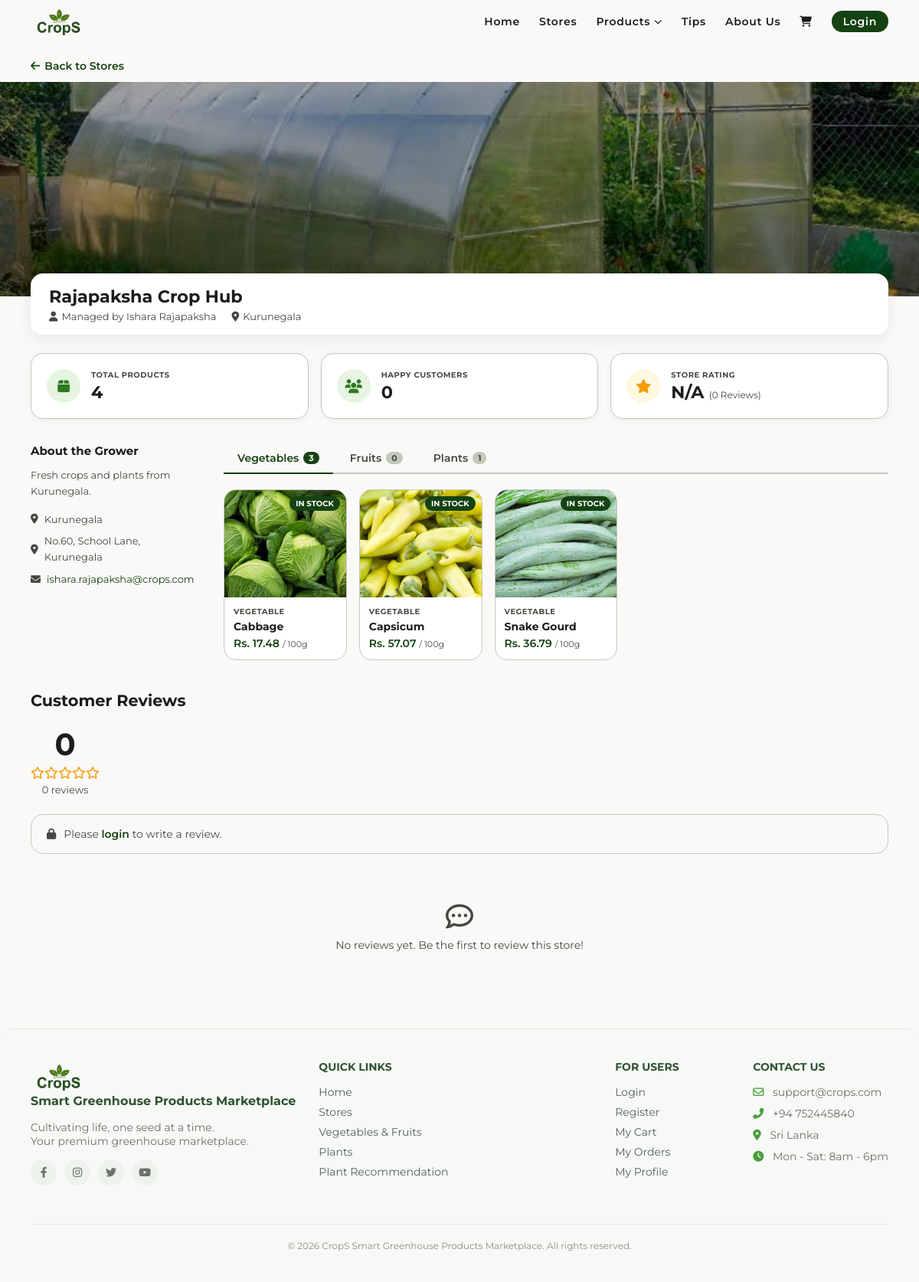
The page /stores.php?id=5 on the database its author committed.
### tables this page shows
CREATE TABLE `stores` (
  `id` int(11) NOT NULL,
  `owner_id` int(11) NOT NULL,
  `store_name` varchar(100) NOT NULL,
  `description` text DEFAULT NULL,
  `city` varchar(50) NOT NULL,
  `image` varchar(255) DEFAULT NULL,
  `status` enum('active','pending') NOT NULL DEFAULT 'pending',
  `created_at` timestamp NOT NULL DEFAULT current_timestamp()
);

CREATE TABLE `users` (
  `id` int(11) NOT NULL,
  `full_name` varchar(100) NOT NULL,
  `email` varchar(100) NOT NULL,
  `password` varchar(255) NOT NULL,
  `role` enum('admin','owner','customer') NOT NULL DEFAULT 'customer',
  `city` varchar(50) NOT NULL,
  `address` text DEFAULT NULL,
  `gap_certificate` varchar(255) DEFAULT NULL,
  `gap_number` varchar(50) DEFAULT NULL,
  `created_at` timestamp NOT NULL DEFAULT current_timestamp()
);

CREATE TABLE `products` (
  `id` int(11) NOT NULL,
  `store_id` int(11) NOT NULL,
  `name` varchar(100) NOT NULL,
  `description` text DEFAULT NULL,
  `price` decimal(10,2) NOT NULL,
  `category` enum('vegetable','fruit','plant') NOT NULL,
  `quantity` int(11) NOT NULL DEFAULT 0,
  `image` varchar(255) DEFAULT NULL,
  `created_at` timestamp NOT NULL DEFAULT current_timestamp()
);

### includes/product_card.php (the view)
<?php
if ($product['quantity'] <= 0) {
    $stockLabel = 'OUT OF STOCK';
    $stockClass = 'out-stock';
} elseif ($product['quantity'] <= 10) {
    $stockLabel = 'LOW STOCK';
    $stockClass = 'low-stock';
} else {
    $stockLabel = 'IN STOCK';
    $stockClass = 'in-stock';
}
$detailPage = $product['category'] === 'plant' ? 'plants.php' : 'products.php';
?>
<a href="<?php echo $detailPage; ?>?id=<?php echo $product['id']; ?>" class="product-card">
    <div class="product-card-img">
        <?php if (!empty($product['image'])): ?>
            <img src="static/images/Products/<?php echo htmlspecialchars($product['image']); ?>"
                 alt="<?php echo htmlspecialchars($product['name']); ?>">
        <?php else: ?>
            <img src="static/images/image3.jpg" alt="Product">
        <?php endif; ?>
        <span class="stock-badge <?php echo $stockClass; ?>"><?php echo $stockLabel; ?></span>
    </div>
    <div class="product-card-info">
        <p class="product-category-label"><?php echo strtoupper($product['category']); ?></p>
        <p class="product-name"><?php echo htmlspecialchars($product['name']); ?></p>
        <?php if ($product['category'] === 'plant'): ?>
            <p class="product-price">Rs. <?php echo number_format($product['price'], 2); ?> <span>/ plant</span></p>
        <?php else: ?>
            <p class="product-price">Rs. <?php echo number_format($product['price'] / 10, 2); ?> <span>/ 100g</span></p>
        <?php endif; ?>
    </div>
</a>

### stores.php (shortened to what this page needs)
<?php
include 'includes/header.php';
include 'includes/dbConnection.php';
$store_id = isset($_GET['id']) ? (int)$_GET['id'] : 0;
?>
<?php
$stmtStore = $pdo->prepare("
    SELECT stores.*,
           users.full_name AS owner_name,
           users.email AS owner_email,
           users.address AS owner_address,
           users.gap_certificate,
           COUNT(DISTINCT products.id) AS total_products,
           COUNT(DISTINCT orders.customer_id) AS happy_customers,
           ROUND(AVG(reviews.rating), 1) AS avg_rating,
           COUNT(DISTINCT reviews.id) AS total_reviews
    FROM stores
    JOIN users ON stores.owner_id = users.id
    LEFT JOIN products ON products.store_id = stores.id
    LEFT JOIN orders ON orders.store_id = stores.id
    LEFT JOIN reviews ON reviews.store_id = stores.id
    WHERE stores.id = :id
    GROUP BY stores.id
");
$stmtStore->execute(['id' => $store_id]);
$store = $stmtStore->fetch();
$stmtProducts = $pdo->prepare("SELECT * FROM products WHERE store_id = :id ORDER BY created_at DESC");
$stmtProducts->execute(['id' => $store_id]);
$allProducts = $stmtProducts->fetchAll();
$vegetables = array_filter($allProducts, fn($p) => $p['category'] === 'vegetable');
$fruits      = array_filter($allProducts, fn($p) => $p['category'] === 'fruit');
$plants      = array_filter($allProducts, fn($p) => $p['category'] === 'plant');
$stmtReviews = $pdo->prepare("
    SELECT reviews.*, users.full_name AS reviewer_name
    FROM reviews
    JOIN users ON reviews.user_id = users.id
    WHERE reviews.store_id = :id AND reviews.is_hidden = FALSE
    ORDER BY reviews.created_at DESC
");
$stmtReviews->execute(['id' => $store_id]);
$reviews = $stmtReviews->fetchAll();
$alreadyReviewed = false;
$canReview = false;
?>
<div class="store-details-page">
    <div class="main-wrapper" style="padding-bottom:0;">
        <a href="stores.php" class="back-link">
            <i class="fas fa-arrow-left"></i> Back to Stores
        </a>
    </div>
    <div class="store-hero">
        <?php if (!empty($store['image'])): ?>
            <img src="static/images/stores/<?php echo htmlspecialchars($store['image']); ?>" alt="..." class="store-hero-img">
        <?php else: ?>
            <img src="static/images/image1.jpg" alt="Store" class="store-hero-img">
        <?php endif; ?>
        <div class="store-hero-overlay"></div>
    </div>
    <div class="main-wrapper">
<div class="store-name-bar">
    <div class="store-name-info">
        <div class="store-title-row">
            <h1><?php echo htmlspecialchars($store['store_name']); ?></h1>
        </div>
        <p class="store-meta-line">
            <span><i class="fas fa-user"></i> Managed by <?php echo htmlspecialchars($store['owner_name']); ?></span>
            <span><i class="fas fa-location-dot"></i> <?php echo htmlspecialchars($store['city']); ?></span>
        </p>
    </div>
</div>
        <div class="store-stats">
            <div class="stat-card">
                <div class="stat-icon green"><i class="fas fa-box"></i></div>
                <div class="stat-info">
                    <span class="stat-label">TOTAL PRODUCTS</span>
                    <span class="stat-value"><?php echo number_format($store['total_products']); ?></span>
                </div>
            </div>
            <div class="stat-card">
                <div class="stat-icon green"><i class="fas fa-users"></i></div>
                <div class="stat-info">
                    <span class="stat-label">HAPPY CUSTOMERS</span>
                    <span class="stat-value"><?php $hc = $store['happy_customers']; echo $hc >= 1000 ? round($hc/1000,1).'k+' : $hc; ?></span>
                </div>
            </div>
            <div class="stat-card">
                <div class="stat-icon gold"><i class="fas fa-star"></i></div>
                <div class="stat-info">
                    <span class="stat-label">STORE RATING</span>
                    <span class="stat-value"><?php echo $store['avg_rating'] ?? 'N/A'; ?> <small>(<?php echo $store['total_reviews']; ?> Reviews)</small></span>
                </div>
            </div>
        </div>
        <div class="store-main-content">
            <div class="store-about">
                <h3>About the Grower</h3>
                <p><?php echo nl2br(htmlspecialchars($store['description'] ?? 'No description provided.')); ?></p>
                <div class="store-contact-info">
    <?php if (!empty($store['city'])): ?>
        <p><i class="fas fa-location-dot"></i> <?php echo htmlspecialchars($store['city']); ?></p>
    <?php endif; ?>
    <?php if (!empty($store['owner_address'])): ?>
        <p><i class="fas fa-map-marker-alt"></i> <?php echo htmlspecialchars($store['owner_address']); ?></p>
    <?php endif; ?>
    <?php if (!empty($store['owner_email'])): ?>
        <p><i class="fas fa-envelope"></i> <a href="mailto:<?php echo htmlspecialchars($store['owner_email']); ?>"><?php echo htmlspecialchars($store['owner_email']); ?></a></p>
    <?php endif; ?>
</div>
            </div>
            <div class="store-products">
                <div class="category-tabs">
                    <button class="tab-btn active" onclick="showTab('vegetables', this)">Vegetables <span class="tab-count"><?php echo count($vegetables); ?></span></button>
                    <button class="tab-btn" onclick="showTab('fruits', this)">Fruits <span class="tab-count"><?php echo count($fruits); ?></span></button>
                    <button class="tab-btn" onclick="showTab('plants', this)">Plants <span class="tab-count"><?php echo count($plants); ?></span></button>
                </div>
                <div class="tab-content active" id="tab-vegetables">
                    <?php if (count($vegetables) > 0): ?>
                        <div class="products-grid"><?php foreach ($vegetables as $product): ?><?php include 'includes/product_card.php'; ?><?php endforeach; ?></div>
                    <?php else: ?><p class="no-products">No vegetables listed yet.</p><?php endif; ?>
                </div>
                    <?php if (count($plants) > 0): ?>
                        <div class="products-grid"><?php foreach ($plants as $product): ?><?php include 'includes/product_card.php'; ?><?php endforeach; ?></div>
                    <?php else: ?><p class="no-products">No plants listed yet.</p><?php endif; ?>
            </div>
        </div>
        <div class="reviews-section">
            <h2>Customer Reviews</h2>
            <div class="review-summary">
                <div class="review-avg">
                    <span class="avg-number"><?php echo $store['avg_rating'] ?? '0'; ?></span>
                    <div class="avg-stars">
                        <?php $avg = round($store['avg_rating'] ?? 0); for ($i = 1; $i <= 5; $i++) echo $i <= $avg ? '<i class="fas fa-star"></i>' : '<i class="far fa-star"></i>'; ?>
                    </div>
                    <span class="avg-count"><?php echo $store['total_reviews']; ?> reviews</span>
                </div>
            </div>
            <?php if ($canReview): ?>
                <div class="review-form-box">
                    <h3>Write a Review</h3>
                    <form method="POST" action="stores.php?id=<?php echo $store_id; ?>">
                        <div class="star-rating-input">
                            <p>Your Rating:</p>
                            <div class="stars-select" id="starSelect">
                                <?php for ($i = 1; $i <= 5; $i++): ?><i class="far fa-star" data-value="<?php echo $i; ?>"></i><?php endfor; ?>
                            </div>
                            <input type="hidden" name="rating" id="ratingInput" value="0">
                        </div>
                        <div class="form-group">
                            <label for="comment">Your Review:</label>
                            <textarea name="comment" id="comment" rows="4" placeholder="Share your experience with this greenhouse store..."></textarea>
                        </div>
                        <button type="submit" name="submit_review" class="btn btn-primary">Submit Review</button>
                    </form>
                </div>
            <?php elseif (!isset($_SESSION['user_id'])): ?>
                <div class="review-login-prompt"><i class="fas fa-lock"></i><p>Please <a href="login.php">login</a> to write a review.</p></div>
            <?php elseif ($alreadyReviewed): ?>
                <div class="review-login-prompt"><i class="fas fa-check-circle"></i><p>You have already submitted a review for this store.</p></div>
            <?php endif; ?>
            <?php if (count($reviews) > 0): ?>
                <div class="reviews-list">
                    <?php foreach ($reviews as $review): ?>
                        <div class="review-card">
                            <div class="review-header">
                                <div class="reviewer-info">
                                    <div class="reviewer-avatar"><?php echo strtoupper(substr($review['reviewer_name'], 0, 1)); ?></div>
                                    <div>
                                        <strong><?php echo htmlspecialchars($review['reviewer_name']); ?></strong>
                                        <span class="review-date"><?php echo date('M d, Y', strtotime($review['created_at'])); ?></span>
                                    </div>
                                </div>
                                <div class="review-stars">
                                    <?php for ($i = 1; $i <= 5; $i++) echo '<i class="'.($i <= $review['rating'] ? 'fas' : 'far').' fa-star"></i>'; ?>
                                </div>
                            </div>
                            <?php if (!empty($review['comment'])): ?>
                                <p class="review-comment"><?php echo htmlspecialchars($review['comment']); ?></p>
                            <?php endif; ?>
                        </div>
                    <?php endforeach; ?>
                </div>
            <?php else: ?>
                <div class="no-reviews"><i class="far fa-comment-dots"></i><p>No reviews yet. Be the first to review this store!</p></div>
            <?php endif; ?>
        </div>
    </div>
</div>
<?php include 'includes/footer.php'; ?>

### static/style.css (style rules this page uses)
:root { --primary: #154212; --on-primary: #ffffff; --secondary-container: acf284; --surface: #fbf9f8; --bg-white: #ffffff; --on-surface: #1b1c1c; --on-surface-variant: #42493e; --outline-variant: #c2c9bb; --footer-bg: #4a4a4a; --font-family: 'Montserrat', sans-serif; --radius-xl: 24px; --radius-lg: 16px; --radius-full: 9999px; --container-padding: 40px; --stack-md: 24px; --gutter: 16px; }
* { margin: 0; padding: 0; box-sizing: border-box; font-family: var(--font-family); }
body { background-color: var(--surface); color: var(--on-surface); padding: 0; }
a { text-decoration: none; color: inherit; }
.main-wrapper { padding: 10px var(--container-padding) 20px var(--container-padding); }

### rows shown on the page
stores: image (picture), store_name "Rajapaksha Crop Hub", owner.full_name "Ishara Rajapaksha", city "Kurunegala", description "Fresh crops and plants from Kurunegala.", owner.address "No.60, School Lane, Kurunegala", owner.email "ishara.rajapaksha@crops.com"
products: image (picture), quantity "IN STOCK", category "VEGETABLE", name "Cabbage", $product['price']/10 "17.48"
products: image (picture), quantity "IN STOCK", category "VEGETABLE", name "Capsicum", $product['price']/10 "57.07"
products: image (picture), quantity "IN STOCK", category "VEGETABLE", name "Snake Gourd", $product['price']/10 "36.79"

### other values the page prints
$store['total_products'] "4"
$hc "0"
$store['avg_rating'] "N/A"
$store['total_reviews'] "0"
count($vegetables) "3"
count($fruits) "0"
count($plants) "1"
$store['avg_rating'] "0"
